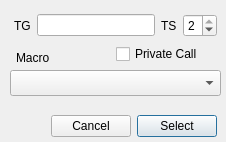
<?xml version="1.0" encoding="UTF-8"?>
<ui version="4.0">
 <class>tgDlg</class>
 <widget class="QDialog" name="tgDlg">
  <property name="geometry">
   <rect>
    <x>0</x>
    <y>0</y>
    <width>226</width>
    <height>142</height>
   </rect>
  </property>
  <property name="windowTitle">
   <string>Talk Groups</string>
  </property>
  <property name="modal">
   <bool>true</bool>
  </property>
  <widget class="QWidget" name="horizontalLayoutWidget">
   <property name="geometry">
    <rect>
     <x>10</x>
     <y>10</y>
     <width>211</width>
     <height>31</height>
    </rect>
   </property>
   <layout class="QHBoxLayout" name="horizontalLayout">
    <property name="leftMargin">
     <number>4</number>
    </property>
    <property name="rightMargin">
     <number>4</number>
    </property>
    <item>
     <widget class="QLabel" name="label">
      <property name="text">
       <string>TG</string>
      </property>
     </widget>
    </item>
    <item>
     <widget class="QLineEdit" name="editTgrp"/>
    </item>
    <item>
     <widget class="QLabel" name="lbTSlot">
      <property name="text">
       <string>TS</string>
      </property>
     </widget>
    </item>
    <item>
     <widget class="QSpinBox" name="sbTSlot">
      <property name="minimum">
       <number>1</number>
      </property>
      <property name="maximum">
       <number>2</number>
      </property>
      <property name="value">
       <number>2</number>
      </property>
     </widget>
    </item>
   </layout>
  </widget>
  <widget class="QWidget" name="horizontalLayoutWidget_2">
   <property name="geometry">
    <rect>
     <x>0</x>
     <y>110</y>
     <width>221</width>
     <height>32</height>
    </rect>
   </property>
   <layout class="QHBoxLayout" name="horizontalLayout_2">
    <property name="leftMargin">
     <number>4</number>
    </property>
    <property name="rightMargin">
     <number>4</number>
    </property>
    <item>
     <spacer name="horizontalSpacer">
      <property name="orientation">
       <enum>Qt::Horizontal</enum>
      </property>
      <property name="sizeHint" stdset="0">
       <size>
        <width>10</width>
        <height>20</height>
       </size>
      </property>
     </spacer>
    </item>
    <item>
     <widget class="QPushButton" name="btnCancel">
      <property name="text">
       <string>Cancel</string>
      </property>
      <property name="default">
       <bool>false</bool>
      </property>
     </widget>
    </item>
    <item>
     <widget class="QPushButton" name="selTgBtn">
      <property name="text">
       <string>Select</string>
      </property>
      <property name="default">
       <bool>true</bool>
      </property>
     </widget>
    </item>
   </layout>
  </widget>
  <widget class="QComboBox" name="cbMacros">
   <property name="geometry">
    <rect>
     <x>10</x>
     <y>70</y>
     <width>211</width>
     <height>26</height>
    </rect>
   </property>
  </widget>
  <widget class="QCheckBox" name="cbPvtCall">
   <property name="geometry">
    <rect>
     <x>116</x>
     <y>44</y>
     <width>100</width>
     <height>20</height>
    </rect>
   </property>
   <property name="text">
    <string>Private Call</string>
   </property>
  </widget>
  <widget class="QLabel" name="label_2">
   <property name="geometry">
    <rect>
     <x>16</x>
     <y>50</y>
     <width>60</width>
     <height>16</height>
    </rect>
   </property>
   <property name="text">
    <string>Macro</string>
   </property>
  </widget>
 </widget>
 <resources/>
 <connections/>
</ui>
